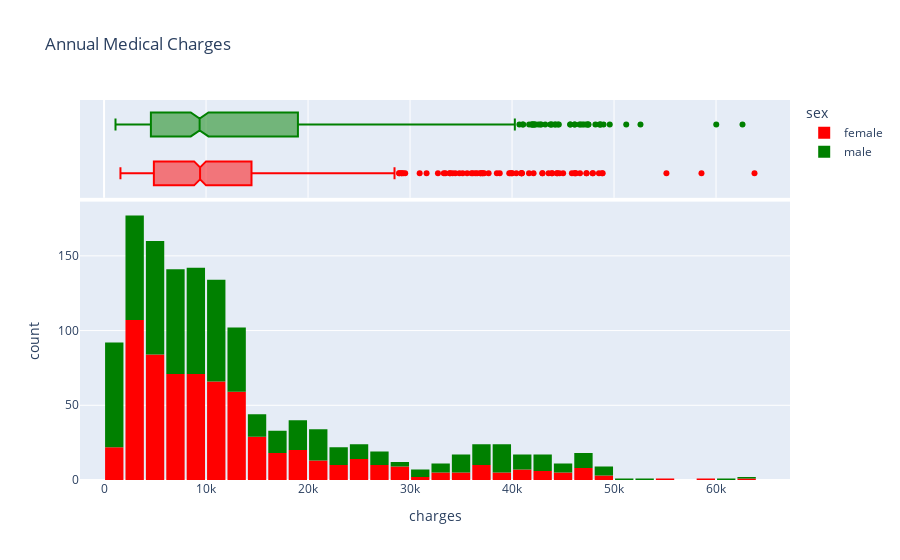

Write notebook code for a chart like this one.
### Markdown cell above
We can make the following observations from the above graph:

* For most customers, the annual medical charges are under \\$10,000. Only a small fraction of customer have higher medical expenses, possibly due to accidents, major illnesses and genetic diseases. The distribution follows a "power law"
* There is a significant difference in medical expenses between smokers and non-smokers. While the median for non-smokers is \\$7300, the median for smokers is close to \\$35,000.


> **EXERCISE**: Visualize the distribution of medical charges in connection with other factors like "sex" and "region". What do you observe?

### Code cell
fig = px.histogram(medical_df,
                   x = 'charges',
                   color = 'sex',
                   marginal = 'box',
                   color_discrete_sequence = ['red', 'green'],
                   title = 'Annual Medical Charges')
fig.update_layout(bargap = 0.1)
fig.show()

### Figure 1 — Plotly figure (JSON) as saved in the notebook; plotly's stock layout.template omitted (floating-point values rounded to 4 significant figures; data arrays with more than 128 entries replaced by an {"elided": "..."} marker saying what was removed)
{"data": [{"bingroup": "x", "hovertemplate": "sex=female<br>charges=%{x}<br>count=%{y}<extra></extra>", "legendgroup": "female", "marker": {"color": "red", "pattern": {"shape": ""}}, "name": "female", "orientation": "v", "showlegend": true, "type": "histogram", "x": {"elided": "662 float values"}, "xaxis": "x", "yaxis": "y"}, {"hovertemplate": "sex=female<br>charges=%{x}<extra></extra>", "legendgroup": "female", "marker": {"color": "red"}, "name": "female", "notched": true, "showlegend": false, "type": "box", "x": {"elided": "662 float values"}, "xaxis": "x2", "yaxis": "y2"}, {"bingroup": "x", "hovertemplate": "sex=male<br>charges=%{x}<br>count=%{y}<extra></extra>", "legendgroup": "male", "marker": {"color": "green", "pattern": {"shape": ""}}, "name": "male", "orientation": "v", "showlegend": true, "type": "histogram", "x": {"elided": "676 float values"}, "xaxis": "x", "yaxis": "y"}, {"hovertemplate": "sex=male<br>charges=%{x}<extra></extra>", "legendgroup": "male", "marker": {"color": "green"}, "name": "male", "notched": true, "showlegend": false, "type": "box", "x": {"elided": "676 float values"}, "xaxis": "x2", "yaxis": "y2"}], "layout": {"bargap": 0.1, "barmode": "relative", "legend": {"title": {"text": "sex"}, "tracegroupgap": 0}, "title": {"text": "Annual Medical Charges"}, "xaxis": {"anchor": "y", "domain": [0, 1], "title": {"text": "charges"}}, "xaxis2": {"anchor": "y2", "domain": [0, 1], "matches": "x", "showgrid": true, "showticklabels": false}, "yaxis": {"anchor": "x", "domain": [0, 0.7326], "title": {"text": "count"}}, "yaxis2": {"anchor": "x2", "domain": [0.7426, 1], "matches": "y2", "showgrid": false, "showline": false, "showticklabels": false, "ticks": ""}}}
